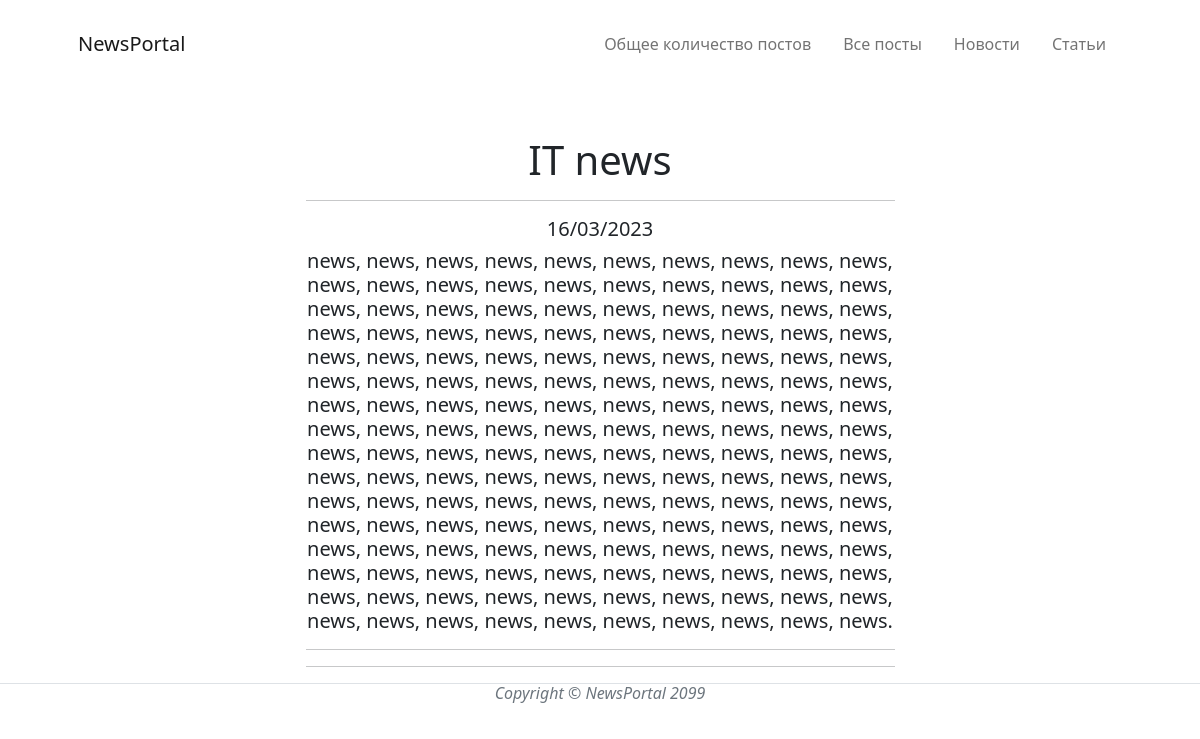
/articles/1, run on the app's committed database.
### news/models.py (models this page shows, shortened)
class Post(models.Model):
    article = 'AT'
    news = 'NW'
    TYPE = [(article, 'Статья'), (news, 'Новость')]
    many_author = models.ForeignKey(Author, on_delete=models.CASCADE)
    article_or_news = models.CharField(max_length=2, choices=TYPE, default=article)
    datetime = models.DateTimeField(auto_now_add=True)
    many_category = models.ManyToManyField(Category, through="PostCategory")
    header = models.CharField(max_length=150)
    text = models.TextField()
    rating = models.SmallIntegerField(default=0)

### news/views.py (the view)
# urls.py: path('articles/<int:pk>', ArticleDetail.as_view()),
class ArticleDetail(DetailView):
    model = Post
    template_name = 'flatpages/article.html'
    context_object_name = 'article'

### news/templatetags/custom_filter2.py (called while the page is built)
@register.filter()
def post_time(date):
    return date.strftime("%d/%m/%Y")

### news/templatetags/custom_filter3.py (called while the page is built)
@register.filter()
def censor(value):
    finder = value.split()
    for _ in finder:
        if isinstance(_, str):
            if _.lower().replace(".", "").replace(",", "").replace(";", "").replace(":", "") in censor_words:
                finder[finder.index(_)] = (_[0] + len(_[1:]) * "*")
            else:
                continue
        else:
            continue
    return " ".join(finder)

### templates/flatpages/article.html (shortened to what this page needs)
{% extends 'flatpages/index.html' %}
{% load custom_filter2 %}
{% load custom_filter3 %}
{% block content %}
    {% if article.article_or_news == "AT" %}
        <h1>{{ article.header|censor }}</h1>
        <hr>
        <h5>{{ article.datetime|post_time }}</h5>
        <h5>{{ article.text|censor }}</h5>
        <hr>
    {% else %}
        <h2>Нет статей (👉ﾟヮﾟ)👉</h2>
    {% endif %}
{% endblock content %}

### data on the page
Post: header|censor "IT news", datetime|post_time "16/03/2023", text|censor "news, news, news, news, news, news, news, news, news, news, news, news, news, news, news, news, news, news, news, news, news, news, news, news, news, news, news, news, news, news, news, news, news, news, news, news, news, news, news, news, news, news, news, news, news, news, news, news, news, news, news, news, news, news, news, news, news, news, news, news, news, news, news, news, news, news, news, news, news, news, news, news, news, news, news, news, news, news, news, news, news, news, news, news, news, news, news, news, news, news, news, news, news, news, news, news, news, news, news, news, news, news, news, news, news, news, news, news, news, news, news, news, news, news, news, news,…"
